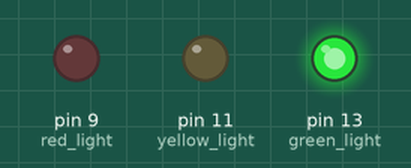
A sketch run on a simulated Arduino Uno, built with avr-gcc and run on an emulated ATmega328P. Parts: output pins drawn as LEDs (lit = HIGH).

Above: at 2.5 s.
At 6.0 s:
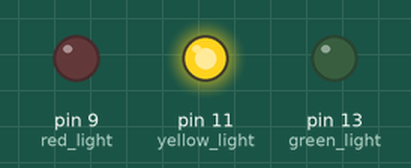
At 9.5 s:
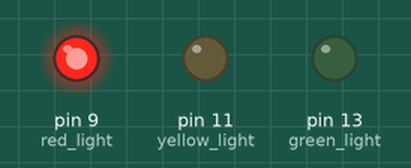
Timing chart, 0 to 15.6 s (numbered marks = the images above):
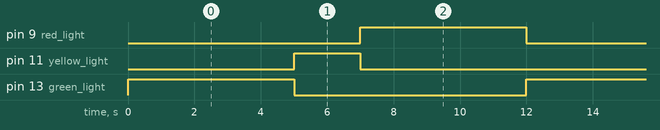

Measured:
- by itself, pin 9 (red_light), pin 13 (green_light): alternates HIGH for 5.0 s and LOW for 7.0 s
- by itself, pin 11 (yellow_light): alternates HIGH for 2.0 s and LOW for 10.0 s
- by itself, everything shown: repeats every 12.0 s, in 3 steps

The sketch:

traffic_light.ino
```cpp
const int green_light = 13;
const int yellow_light = 11;
const int red_light = 9;

void setup() {
  pinMode(green_light, OUTPUT);
  pinMode(yellow_light, OUTPUT);
  pinMode(red_light, OUTPUT);
}

void loop() {
  digitalWrite(red_light, LOW);
  digitalWrite(green_light, HIGH);
  delay(5000);

  digitalWrite(green_light, LOW);
  digitalWrite(yellow_light, HIGH);
  delay(2000);

  digitalWrite(yellow_light, LOW);
  digitalWrite(red_light, HIGH);
  delay(5000);
}
```
